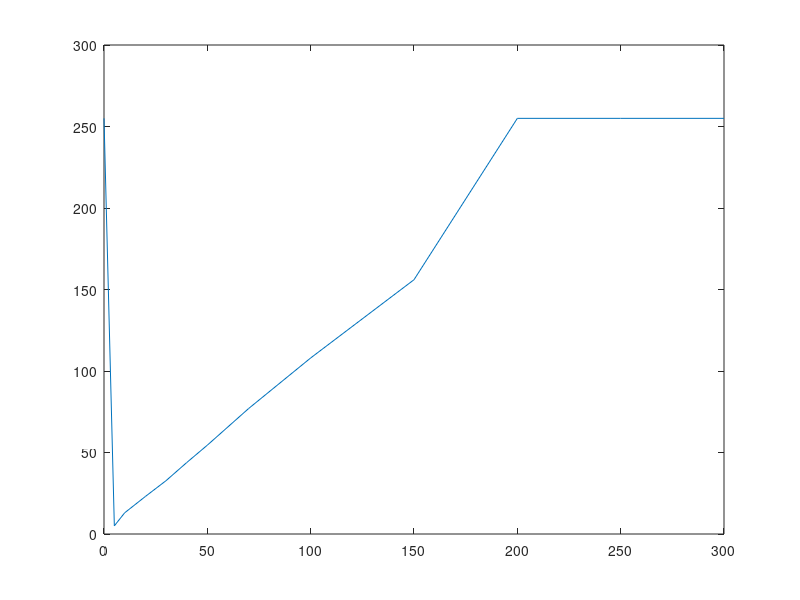

This figure's MATLAB source:
function [] = aufgabe3A()
    x_values = [0, 5, 10, 20, 30, 40, 50, 70, 100, 150, 200, 250, 300];
    y_values = [255, 5 13 , 23, 32.7, 43.8, 54.5, 77, 108, 156, 255, 255, 255];
    plot(x_values, y_values);
end

